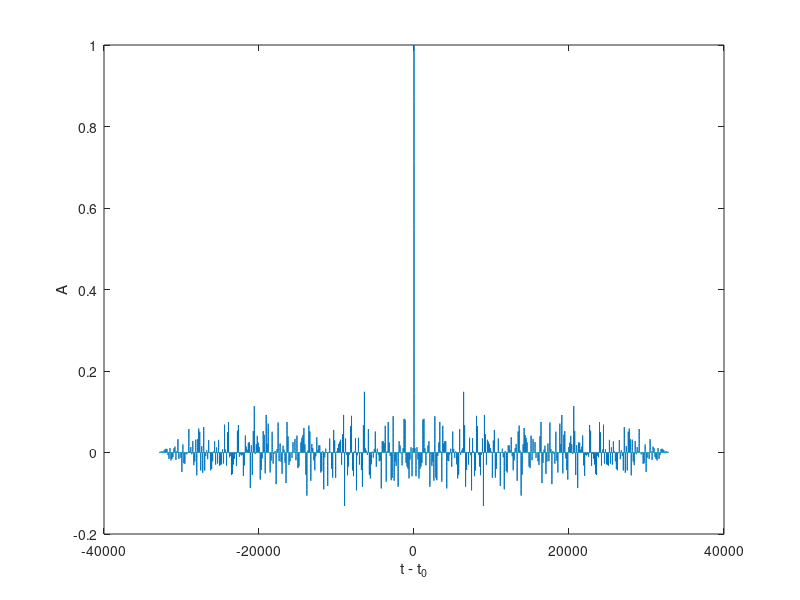
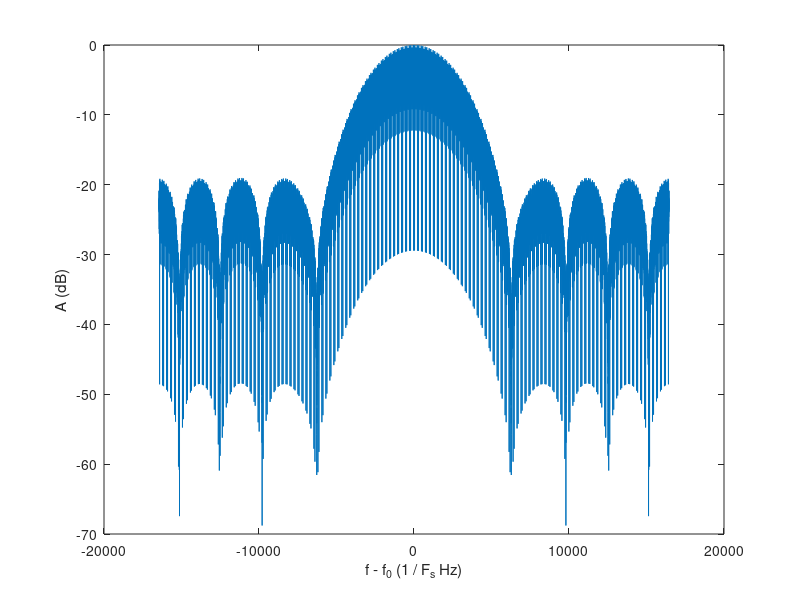

Recreate these plots in MATLAB, in order.
t = [0: 256];
z = randn(size(t));

f1 = fir1(12, 1 / 128);
z_u = filter(f1, 1, upsample(z, 128))
x = xcorr(z_u);
plot([-length(x) / 2 + 1: 1: length(x) / 2], x / max(x));
xlabel('t - t_0');
ylabel('A');
print('-deps', 'Passive-Weather-Radar-Theory-fig-11.eps');
pause;

X = 10 * log10(fftshift(abs(fft(z_u))));
plot([-length(X) / 2 + 1: length(X) / 2], X - max(X));
xlabel('f - f_0 (1 / F_s Hz)');
ylabel('A (dB)');
print('-deps', 'Passive-Weather-Radar-Theory-fig-12.eps');
pause;
